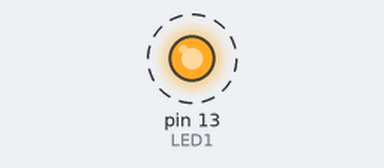
Bench run of a sketch on a simulated Arduino Uno, built with avr-gcc and run on an emulated ATmega328P. On the bench: output pins drawn as LEDs (lit = HIGH). Dashed ring = blinking.

Above: at 0.2 s.
Timing chart, 0 to 3.0 s (numbered marks = the images above):
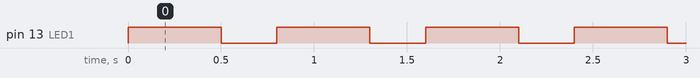

Measured:
- by itself, pin 13 (LED1): alternates HIGH for 0.50 s and LOW for 0.30 s

The sketch:

Blink.ino
```cpp
#define LED1 13

void setup() {
  pinMode(13, OUTPUT);
}
void loop() {
  digitalWrite(LED1, 1);   // turn the LED on (HIGH is the voltage level)
  delay(500);                       // wait for a second
  digitalWrite(LED1, 0);    // turn the LED off by making the voltage LOW
  delay(300);                       // wait for a second
}
```
